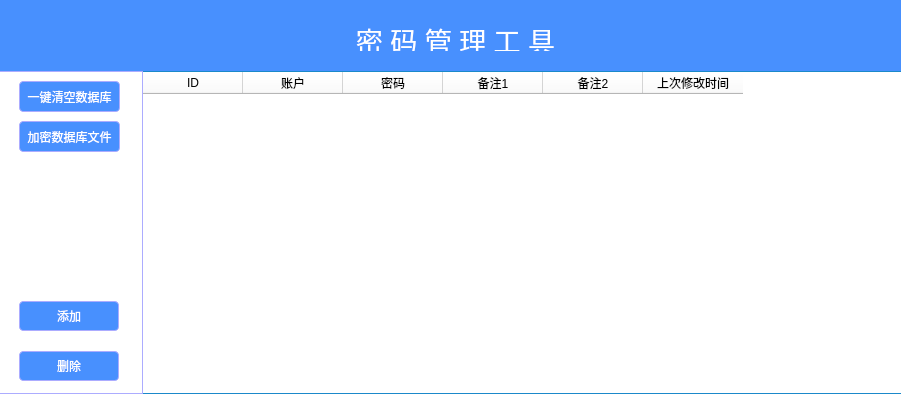
<?xml version="1.0" encoding="UTF-8"?>
<ui version="4.0">
 <class>database</class>
 <widget class="QMainWindow" name="database">
  <property name="windowModality">
   <enum>Qt::NonModal</enum>
  </property>
  <property name="geometry">
   <rect>
    <x>0</x>
    <y>0</y>
    <width>901</width>
    <height>394</height>
   </rect>
  </property>
  <property name="sizePolicy">
   <sizepolicy hsizetype="Expanding" vsizetype="Expanding">
    <horstretch>0</horstretch>
    <verstretch>0</verstretch>
   </sizepolicy>
  </property>
  <property name="mouseTracking">
   <bool>false</bool>
  </property>
  <property name="focusPolicy">
   <enum>Qt::NoFocus</enum>
  </property>
  <property name="acceptDrops">
   <bool>false</bool>
  </property>
  <property name="windowTitle">
   <string>密码管理工具</string>
  </property>
  <property name="styleSheet">
   <string notr="true">QWidget:focus{outline: none;}
QWidget{
	font: 9pt &quot;微软雅黑&quot;;
		background-color: rgb(255, 255, 255);
}
QScrollBar:vertical
{
    width:0px;
}
QPushButton:hover{
background-color: rgb(112, 162, 255);
}
QPushButton{
background-color: rgb(72, 144, 254);
color: rgb(255, 255, 255);
border-radius:4px;
}

QLineEdit{
border-radius:4px;
border:1px solid #1B89CA;
}

QTableWidget{
border:1px solid #1B89CA;
selection-color: rgb(90, 90, 90);
selection-background-color: rgb(170, 255, 255);
}

</string>
  </property>
  <property name="animated">
   <bool>true</bool>
  </property>
  <property name="documentMode">
   <bool>false</bool>
  </property>
  <property name="tabShape">
   <enum>QTabWidget::Rounded</enum>
  </property>
  <property name="dockNestingEnabled">
   <bool>false</bool>
  </property>
  <property name="unifiedTitleAndToolBarOnMac">
   <bool>false</bool>
  </property>
  <widget class="QWidget" name="centralwidget">
   <widget class="QStackedWidget" name="stackedWidget">
    <property name="geometry">
     <rect>
      <x>-10</x>
      <y>-10</y>
      <width>911</width>
      <height>411</height>
     </rect>
    </property>
    <property name="currentIndex">
     <number>0</number>
    </property>
    <widget class="QWidget" name="page_3">
     <widget class="QTableWidget" name="tableWidget">
      <property name="geometry">
       <rect>
        <x>152</x>
        <y>81</y>
        <width>760</width>
        <height>323</height>
       </rect>
      </property>
      <property name="minimumSize">
       <size>
        <width>760</width>
        <height>0</height>
       </size>
      </property>
      <property name="maximumSize">
       <size>
        <width>760</width>
        <height>16777215</height>
       </size>
      </property>
      <property name="styleSheet">
       <string notr="true"/>
      </property>
      <attribute name="verticalHeaderVisible">
       <bool>false</bool>
      </attribute>
      <column>
       <property name="text">
        <string>ID</string>
       </property>
      </column>
      <column>
       <property name="text">
        <string>账户</string>
       </property>
      </column>
      <column>
       <property name="text">
        <string>密码</string>
       </property>
      </column>
      <column>
       <property name="text">
        <string>备注1</string>
       </property>
      </column>
      <column>
       <property name="text">
        <string>备注2</string>
       </property>
      </column>
      <column>
       <property name="text">
        <string>上次修改时间</string>
       </property>
      </column>
     </widget>
     <widget class="QPushButton" name="closeButton">
      <property name="geometry">
       <rect>
        <x>880</x>
        <y>10</y>
        <width>30</width>
        <height>31</height>
       </rect>
      </property>
      <property name="minimumSize">
       <size>
        <width>30</width>
        <height>31</height>
       </size>
      </property>
      <property name="styleSheet">
       <string notr="true"/>
      </property>
      <property name="text">
       <string/>
      </property>
      <property name="icon">
       <iconset resource="image.qrc">
        <normaloff>:/close.png</normaloff>:/close.png</iconset>
      </property>
      <property name="iconSize">
       <size>
        <width>30</width>
        <height>30</height>
       </size>
      </property>
      <property name="autoRepeat">
       <bool>false</bool>
      </property>
      <property name="autoExclusive">
       <bool>false</bool>
      </property>
     </widget>
     <widget class="QWidget" name="widget" native="true">
      <property name="geometry">
       <rect>
        <x>10</x>
        <y>10</y>
        <width>901</width>
        <height>71</height>
       </rect>
      </property>
      <property name="styleSheet">
       <string notr="true">background-color: rgb(72,144, 254);</string>
      </property>
      <widget class="QLabel" name="label">
       <property name="geometry">
        <rect>
         <x>350</x>
         <y>20</y>
         <width>211</width>
         <height>31</height>
        </rect>
       </property>
       <property name="styleSheet">
        <string notr="true">color: rgb(255, 255, 255);</string>
       </property>
       <property name="text">
        <string>&lt;html&gt;&lt;head/&gt;&lt;body&gt;&lt;p align=&quot;center&quot;&gt;&lt;span style=&quot; font-size:20pt;&quot;&gt;密 码 管 理 工 具&lt;/span&gt;&lt;/p&gt;&lt;/body&gt;&lt;/html&gt;</string>
       </property>
      </widget>
     </widget>
     <widget class="QGroupBox" name="groupBox">
      <property name="geometry">
       <rect>
        <x>9</x>
        <y>81</y>
        <width>144</width>
        <height>323</height>
       </rect>
      </property>
      <property name="minimumSize">
       <size>
        <width>144</width>
        <height>0</height>
       </size>
      </property>
      <property name="styleSheet">
       <string notr="true">border:1px solid #ACACFF;
</string>
      </property>
      <property name="title">
       <string/>
      </property>
      <widget class="QPushButton" name="pushButton">
       <property name="geometry">
        <rect>
         <x>20</x>
         <y>230</y>
         <width>100</width>
         <height>30</height>
        </rect>
       </property>
       <property name="minimumSize">
        <size>
         <width>100</width>
         <height>30</height>
        </size>
       </property>
       <property name="maximumSize">
        <size>
         <width>100</width>
         <height>30</height>
        </size>
       </property>
       <property name="text">
        <string>添加</string>
       </property>
      </widget>
      <widget class="QPushButton" name="pushButton_2">
       <property name="geometry">
        <rect>
         <x>20</x>
         <y>280</y>
         <width>100</width>
         <height>30</height>
        </rect>
       </property>
       <property name="minimumSize">
        <size>
         <width>100</width>
         <height>30</height>
        </size>
       </property>
       <property name="maximumSize">
        <size>
         <width>100</width>
         <height>30</height>
        </size>
       </property>
       <property name="text">
        <string>删除</string>
       </property>
      </widget>
      <widget class="QPushButton" name="btn_AllClear">
       <property name="geometry">
        <rect>
         <x>20</x>
         <y>10</y>
         <width>101</width>
         <height>31</height>
        </rect>
       </property>
       <property name="text">
        <string>一键清空数据库</string>
       </property>
      </widget>
      <widget class="QPushButton" name="btn_encrypteFile">
       <property name="geometry">
        <rect>
         <x>20</x>
         <y>50</y>
         <width>101</width>
         <height>31</height>
        </rect>
       </property>
       <property name="text">
        <string>加密数据库文件</string>
       </property>
      </widget>
     </widget>
     <zorder>tableWidget</zorder>
     <zorder>widget</zorder>
     <zorder>groupBox</zorder>
     <zorder>closeButton</zorder>
    </widget>
    <widget class="QWidget" name="page_4">
     <widget class="QWidget" name="widget_2" native="true">
      <property name="geometry">
       <rect>
        <x>10</x>
        <y>10</y>
        <width>901</width>
        <height>401</height>
       </rect>
      </property>
      <property name="styleSheet">
       <string notr="true">background-color: rgb(72, 144, 255);</string>
      </property>
      <widget class="QWidget" name="layoutWidget">
       <property name="geometry">
        <rect>
         <x>300</x>
         <y>160</y>
         <width>261</width>
         <height>42</height>
        </rect>
       </property>
       <layout class="QHBoxLayout" name="horizontalLayout">
        <item>
         <widget class="QLineEdit" name="lineEdit">
          <property name="minimumSize">
           <size>
            <width>40</width>
            <height>40</height>
           </size>
          </property>
          <property name="maximumSize">
           <size>
            <width>40</width>
            <height>40</height>
           </size>
          </property>
          <property name="styleSheet">
           <string notr="true">background-color: rgb(255, 255, 255);
font: 12pt &quot;微软雅黑&quot;;
</string>
          </property>
         </widget>
        </item>
        <item>
         <widget class="QLineEdit" name="lineEdit_2">
          <property name="minimumSize">
           <size>
            <width>40</width>
            <height>40</height>
           </size>
          </property>
          <property name="maximumSize">
           <size>
            <width>40</width>
            <height>40</height>
           </size>
          </property>
          <property name="styleSheet">
           <string notr="true">background-color: rgb(255, 255, 255);
font: 12pt &quot;微软雅黑&quot;;</string>
          </property>
         </widget>
        </item>
        <item>
         <widget class="QLineEdit" name="lineEdit_3">
          <property name="minimumSize">
           <size>
            <width>40</width>
            <height>40</height>
           </size>
          </property>
          <property name="maximumSize">
           <size>
            <width>40</width>
            <height>40</height>
           </size>
          </property>
          <property name="styleSheet">
           <string notr="true">background-color: rgb(255, 255, 255);
font: 12pt &quot;微软雅黑&quot;;</string>
          </property>
          <property name="text">
           <string/>
          </property>
         </widget>
        </item>
        <item>
         <widget class="QLineEdit" name="lineEdit_4">
          <property name="minimumSize">
           <size>
            <width>40</width>
            <height>40</height>
           </size>
          </property>
          <property name="maximumSize">
           <size>
            <width>40</width>
            <height>40</height>
           </size>
          </property>
          <property name="styleSheet">
           <string notr="true">background-color: rgb(255, 255, 255);
font: 12pt &quot;微软雅黑&quot;;</string>
          </property>
         </widget>
        </item>
       </layout>
      </widget>
      <widget class="QLabel" name="label_2">
       <property name="geometry">
        <rect>
         <x>300</x>
         <y>120</y>
         <width>261</width>
         <height>31</height>
        </rect>
       </property>
       <property name="text">
        <string>&lt;html&gt;&lt;head/&gt;&lt;body&gt;&lt;p&gt;&lt;span style=&quot; color:#ffffff;&quot;&gt;请先解个锁啦：&lt;/span&gt;&lt;/p&gt;&lt;/body&gt;&lt;/html&gt;</string>
       </property>
      </widget>
      <widget class="QPushButton" name="closeButton_2">
       <property name="geometry">
        <rect>
         <x>870</x>
         <y>0</y>
         <width>30</width>
         <height>31</height>
        </rect>
       </property>
       <property name="minimumSize">
        <size>
         <width>30</width>
         <height>31</height>
        </size>
       </property>
       <property name="styleSheet">
        <string notr="true"/>
       </property>
       <property name="text">
        <string/>
       </property>
       <property name="icon">
        <iconset resource="image.qrc">
         <normaloff>:/close.png</normaloff>:/close.png</iconset>
       </property>
       <property name="iconSize">
        <size>
         <width>30</width>
         <height>30</height>
        </size>
       </property>
       <property name="autoRepeat">
        <bool>false</bool>
       </property>
       <property name="autoExclusive">
        <bool>false</bool>
       </property>
      </widget>
     </widget>
    </widget>
   </widget>
  </widget>
 </widget>
 <resources>
  <include location="image.qrc"/>
 </resources>
 <connections/>
</ui>
